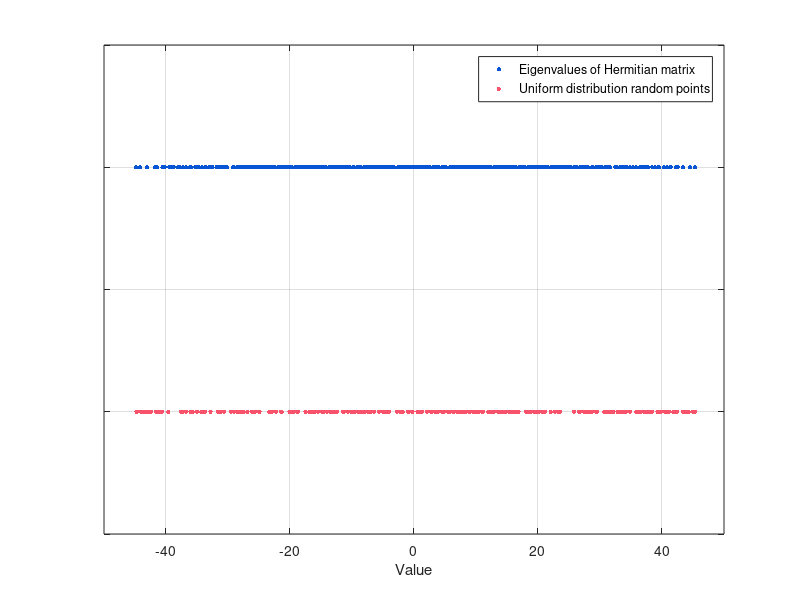

The MATLAB script that drew this image:
clc,clear,close all
rng("default")

% Construct Hermitian matrix
A = randn(269);
HReal = tril(A,-1)+triu(A',0);
DiagCoeff = sqrt(2)*diag(ones(269,1));
DiagCoeff(DiagCoeff==0) = 1;
HReal = DiagCoeff.*HReal;
B = randn(269);
Hcomplex = tril(B,-1)-triu(B',0);
Hcomplex = (1-diag(ones(269,1))).*Hcomplex;
H = HReal+Hcomplex*1i;

EigValues = eig(H);
disp(min(EigValues))
disp(max(EigValues))

% Random ponits drawn from uniform distribution
RandomPoints = rand(1,269)*(max(EigValues)-min(EigValues))+min(EigValues);
RandomPoints = sort(RandomPoints);

figure('Units','pixels','Position',[71,482.33,2399.33,253.99])
hold(gca,'on')
box(gca,'on')
grid(gca,'on')
scatter(EigValues,2*ones(1,numel(EigValues)),10, ...
    'filled','MarkerFaceColor',[7,84,213]/255, ...
    'DisplayName','Eigenvalues of Hermitian matrix')
scatter(RandomPoints,ones(1,numel(RandomPoints)),10, ...
    'filled','MarkerFaceColor',[249,82,107]/255,...
    'DisplayName','Uniform distribution random points')
legend()
set(gca,'yticklabel',[])
xlim([-50,50])
ylim([0.5,2.5])
xlabel("Value")